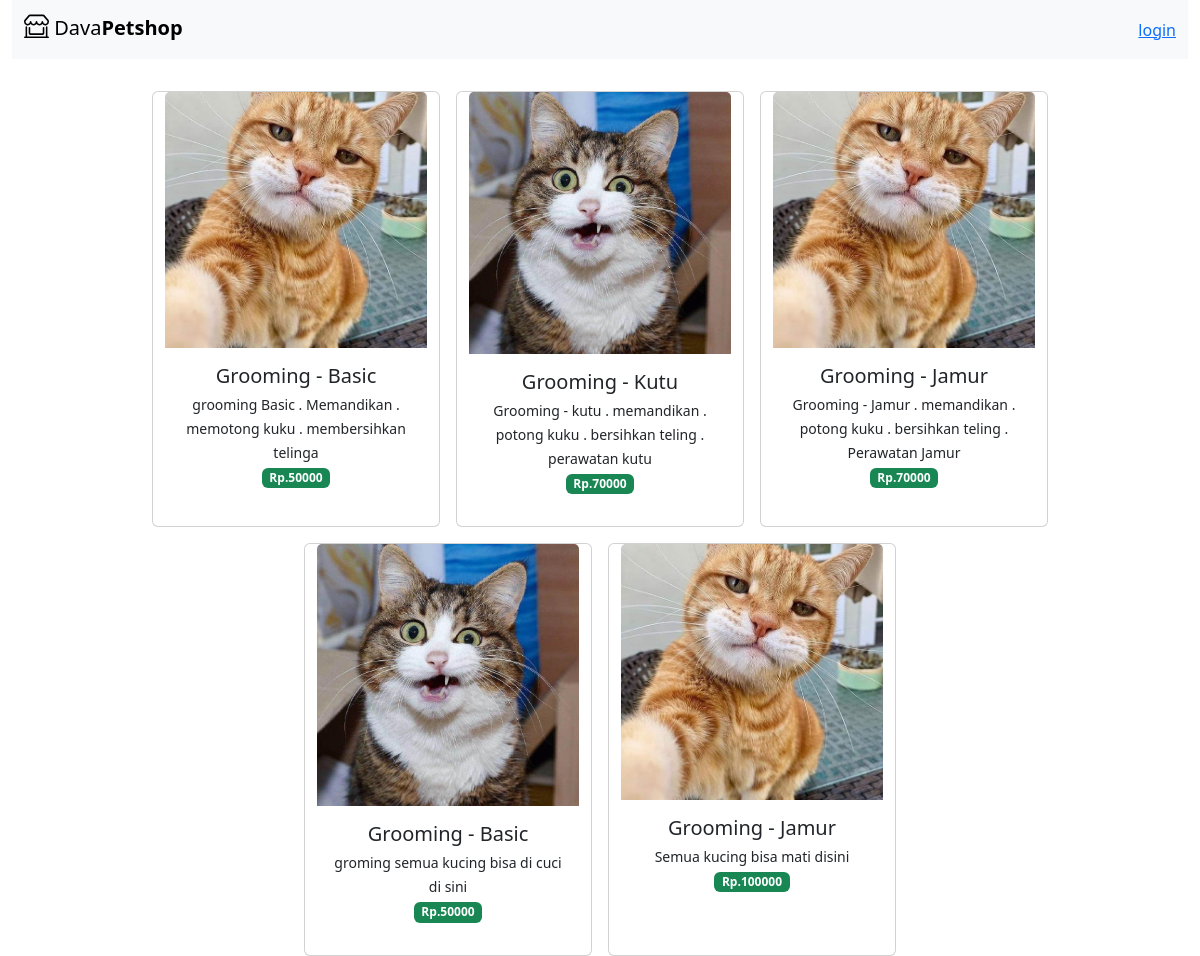
Page /index.php/dashboard/grooming on the committed database.
### tables this page shows
CREATE TABLE `service_grooming` (
  `id_grooming` int(11) NOT NULL,
  `name` varchar(50) NOT NULL,
  `description` text NOT NULL,
  `price` int(11) NOT NULL,
  `image` varchar(20) NOT NULL
);

### application/controllers/dashboard.php (called while the page is built, shortened)
<?php
class Dashboard extends CI_Controller {
	public function grooming() {
		$data['grooming'] = $this->model_grooming->tampil_data()->result();
		$this->load->view('tamplates/header');
		$this->load->view('tamplates/navbar');
		$this->load->view('grooming/layanan_grooming', $data);
		$this->load->view('tamplates/footer');
	}
}

### index.php (called while the page is built, shortened)
<?php
require_once BASEPATH.'core/CodeIgniter.php';

### application/models/model_grooming.php (called while the page is built, shortened)
<?php
	class Model_grooming extends CI_Model {
		public function tampil_data() {
			return $this->db->get('service_grooming');
		}
	}
?>

### application/views/grooming/layanan_grooming.php (the view)
<div class="container">
	<div class="row d-flex justify-content-center text-center mt-3">
		<?php foreach ($grooming as $grm) : ?>
			<div class=" col-6 card mx-2 mt-3" style="width:18rem" href="" >
			<a href="<?php echo site_url('dashboard/detail_grooming/'.$grm->id_grooming); ?>" class="text-decoration-none text-dark">
				<img src="<?php echo base_url().'/assets/img/'.$grm->image ?>" alt="" class="card-img-top">
				<div class="card-body">
					<h5 class="card-title mb-1"><?php echo $grm->name ?></h5>
					<small><?php echo $grm->description?></small><br>
					<span class="badge text-bg-success mb-3">Rp.<?php echo $grm->price?></span><br>
				</div>
				</a>
			</div>
		<?php endforeach; ?>
	</div>
</div>

### application/views/tamplates/header.php (shortened to what this page needs)
<!doctype html>
<html lang="en">
  <head>
    <link href="https://cdn.jsdelivr.net/npm/bootstrap@5.3.3/dist/css/bootstrap.min.css" rel="stylesheet">
  </head>
  <body>

### application/views/tamplates/navbar.php (shortened to what this page needs)
<div class="container-fluid">
	<nav class="navbar navbar-expand-lg bg-body-tertiary">
	<div class="container-fluid">
		<a class="navbar-brand" href="<?php echo site_url('dashboard/index'); ?>">
			  Dava<b>Petshop</b></a>
		<ul class="nav navbar-nav navbar-right">
			<?php if ($this->session->userdata('name')) { ?>
				<li><div><?php echo $this->session->userdata('name') ?>-</div> </li>
				<li class="ml-2"><?php echo anchor('auth/logout','logout'); ?></li>
			<?php } else {?>
				<li><?php echo anchor('auth/login', 'login'); ?></li>
			<?php } ?>
		</ul>
	</div>
	</nav>
</div>

### application/views/tamplates/footer.php (shortened to what this page needs)
  </body>
</html>

### rows in the picture
service_grooming: image (picture), name "Grooming - Basic", description "grooming Basic . Memandikan . memotong kuku . membersihkan telinga", price "50000"
service_grooming: image (picture), name "Grooming - Kutu", description "Grooming - kutu . memandikan . potong kuku . bersihkan teling . perawatan kutu", price "70000"
service_grooming: image (picture), name "Grooming - Jamur", description "Grooming - Jamur . memandikan . potong kuku . bersihkan teling . Perawatan Jamur", price "70000"
service_grooming: image (picture), name "Grooming - Basic", description "groming semua kucing bisa di cuci di sini", price "50000"
service_grooming: image (picture), name "Grooming - Jamur", description "Semua kucing bisa mati disini", price "100000"

### other values in the picture
anchor('auth/login', 'login') "login"
